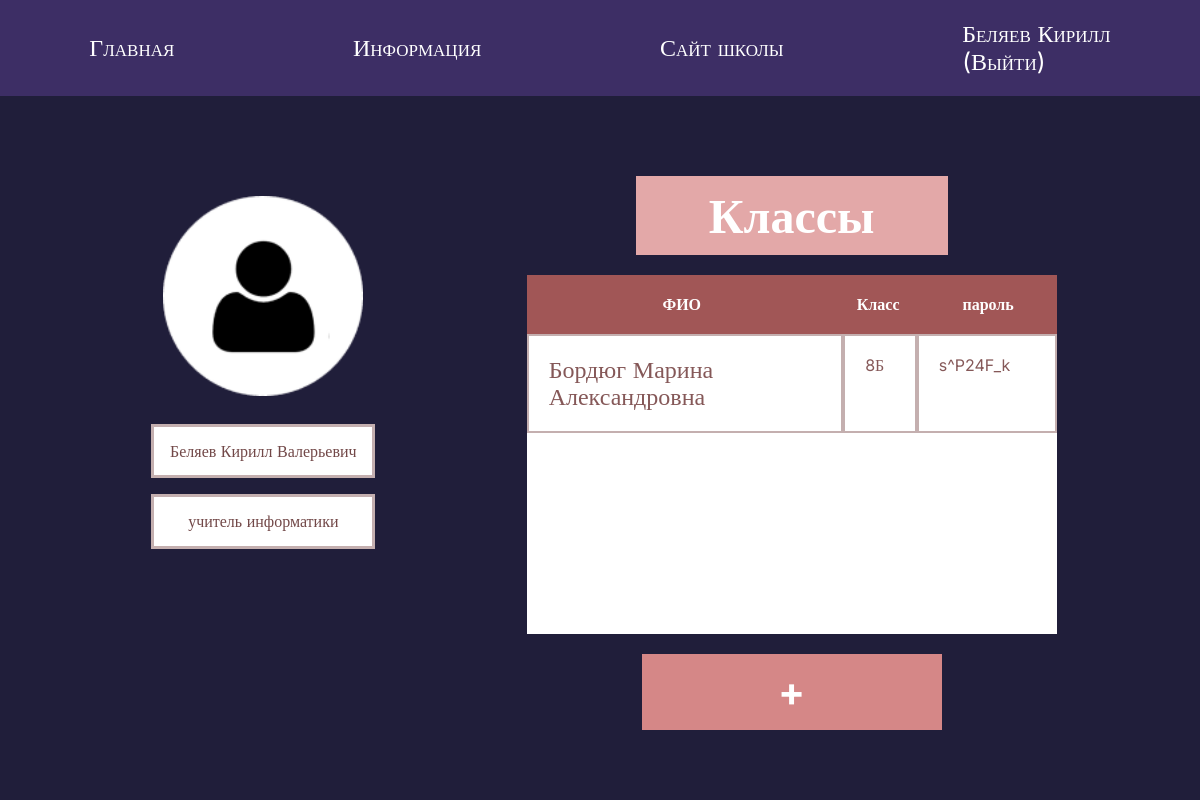
The page /classes (signed in) on the database its author committed.
### tables this page shows
CREATE TABLE "students" (
	"student_id"	INTEGER NOT NULL,
	"name"	TEXT NOT NULL,
	"login"	TEXT,
	"password"	TEXT NOT NULL,
	"avatar"	BLOB,
	"birth_date"	DATE,
	"created_at"	DATETIME NOT NULL DEFAULT CURRENT_TIMESTAMP,
	"class"	TEXT NOT NULL,
	"teacher_id"	INTEGER NOT NULL,
	PRIMARY KEY("student_id" AUTOINCREMENT),
	FOREIGN KEY("teacher_id") REFERENCES "teachers"("teacher_id") ON DELETE CASCADE ON UPDATE CASCADE
);

### main.py (the view)
@app.route("/classes")
def classes():
    if "teacher_id" not in session:
        return redirect("index")
    students = db.get_students_by_teacher_id(session["teacher_id"])
    return render_template("classes.html", students=students, title="Teacher profile")

### database.py (called while the page is built)
    def get_students_by_teacher_id(self, teacher_id):
        sql = """SELECT * FROM students WHERE teacher_id = ?"""
        self.cursor.execute(sql, (teacher_id,))
        return self.cursor.fetchall()

### templates/classes.html (shortened to what this page needs)
{% extends 'base.html' %}
{% block content %}
    <section class="profile-page">
        <div class="container teacher-profile">
            <div class="profile">
                <img src={{url_for('static', filename='img/avatar 1.png')}} alt="avatar 1" class="avatar-1">
                <div>
                    <p class="login-p">{{session["login"]}}<p>
                </div>
                <div>
                    <p class="login-p">{{session["post"]}}<p>
                </div>
            </div>
            <div class="st-table">
                <p class="tittle-kl"><strong>Классы</strong></p>
                <table class="students">
                    <thead>
                        <tr>
                            <th>ФИО</th>
                            <th>Класс</th>
                            <th>пароль</th>
                        </tr>
                    </thead>
                    <tbody class="students-list">
                        {% for student in students %}
                        <tr>
                            <td><a class="student-link" href="/profile/{{student[0]}}">{{student[1]}}</a></td>
                            <td>{{student[7]}}</td>
                            <td>{{student[3]}}</td>
                        </tr>
                        {% endfor %}
                    </tbody>
                </table>
                <a href={{url_for("add_student")}} class="button-plus"><strong>+</strong></a>
            </div>
        </div>
    </section>
{% endblock %}

### static/css/styles.css (style rules this page uses)
* { margin: 0; padding: 0; box-sizing: border-box; font-family: Inter; }
.container { max-width: 1200px; margin: 0 auto; }
.profile-page { min-height: 88vh; width: 100%; background-color: #201E3A; padding-top: 80px; }
a { text-decoration: none; color: white; font-family: Inter; font-size: 24px; }
.st-table { text-align: center; }
.tittle-kl { text-align: center; width: 312px; padding: 12px 32px; color: #FFFFFF; font-size: 48px; background-color: #E3A8A8; display: inline-block; margin-bottom: 20px; }
.students { background-color: #FFFFFF; width: 530px; }
thead { display: flex; }
.students-list { display: flex; flex-direction: column; width: 100%; overflow-y: scroll; height: 300px; justify-content: stretch; }
tr { width: 100%; display: flex; align-items: stretch; }
.students td { width: 15%; }
.student th:first-child, td:first-child { width: 60%; }
.student th:last-child, td:last-child { width: 25%; }
th:first-child, td:first-child { width: 70%; }
th:last-child, td:last-child { width: 30%; }
.teacher-profile { display: flex; justify-content: space-evenly; }
.button-plus { width: 300px; background-color: #D58787; border: 3px solid #D58787; color: white; padding: 12px 32px; text-align: center; text-decoration: none; display: inline-block; margin-top: 20px; font-size: 40px; cursor: pointer; transition: all ease 0.3s; }
.avatar-1 { padding: 20px; }
.profile { text-align: center; float: left; display: flex; flex-direction: column; width: 20%; justify-content: flex-start; }
table { border-collapse: collapse; }
th, td { border: 2px solid #8558587a; padding: 20px 20px; text-align: left; color: #855858; }
.student-link { color: #855858; }
th { background-color: #A15656; color: #FFFFFF; border: none; text-align: center; }
.login-p { background-color: #fff; margin: 8px; padding: 15px 15px; border: 3px solid #8558587a; color: #724848; }

### rows shown on the page
students: name "Бордюг Марина Александровна", class "8Б", password "s^P24F_k"

### other values the page prints
{{ (session["login"])[ :session["login"].rfind(" ")] }} "Беляев Кирилл"
{{ session["login"] }} "Беляев Кирилл Валерьевич"
{{ session["post"] }} "учитель информатики"
